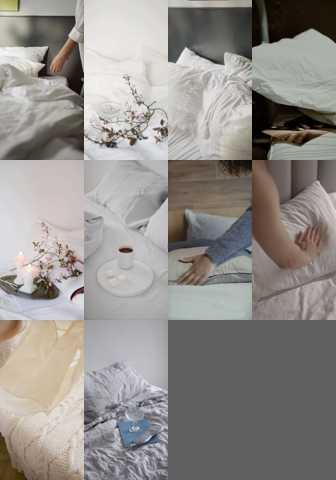
#> input picture preview.jpg, 336 x 480 px
$ python preview_b64.py ../preview.jpg
#> lines starting #> are read from the running program, lines starting #| are printed output that depends on the picture
#!/usr/bin/env python3
"""
画像をログへ出して**実装者が目で確かめる**ための道具。

【なぜ要るか】
開発サンドボックスは画像サイトへ出られず（CONNECT 403）、
private リポジトリの Release 資産も認証なしでは取れない。
つまり「取り寄せた素材を、使う前に見る」ができない状態だった。

★★見ていない素材を使って実際に失敗している（assets/NOTES.md の
  b-*.mp4 の件）。見る手段が無いなら、見る手段を作る方が先である。

【なぜこの形か】
・**1行で出す。** 200文字ずつ改行して出したら、受け取り側で継ぎ目が
  ずれて 11,840文字が 11,619文字になった。**壊れても気づけない。**
・**sha256 と文字数を併記する。** 長さだけでは中身のずれを検出できない。
  指紋が一致した時だけ「見た」と言える。
・**小さくする。** ログを流さないため、既定は1枚200px・品質50。

使い方:
    python3 scripts/preview_b64.py a.jpg b.jpg --cols 4 --max 160
"""
import argparse
import base64
import hashlib
import io
import sys

from PIL import Image

# ★既定値はここだけに置く。呼び出し側で同じ数字を書かない
DEFAULT_MAX = 200      # 1枚の長辺（px）
DEFAULT_COLS = 4       # 横に並べる枚数
DEFAULT_QUALITY = 50   # JPEG品質


def build_sheet(paths, cell, cols):
    """複数枚を格子に並べて1枚にする。1枚なら並べずそのまま縮小する。"""
#> called with cell = 200, cols = 4
    thumbs = []
    for p in paths:
        im = Image.open(p).convert('RGB')
#> im is the input picture: PIL image 336x480 RGB; mean R, G, B 146.9, 143, 139.2
        im.thumbnail((cell, cell))
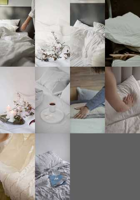
#> im: PIL image 140x200 RGB; mean R, G, B 146.9, 143, 139.2
        thumbs.append(im)
    if not thumbs:
        raise SystemExit('画像が1枚もありません。プレビューになっていません')
    if len(thumbs) == 1:
        return thumbs[0]

    cols = max(1, min(cols, len(thumbs)))
    rows = (len(thumbs) + cols - 1) // cols
    w = max(t.width for t in thumbs)
    h = max(t.height for t in thumbs)
    # ★背景は中間グレー。白でも黒でも、素材の端がどこまでか分からなくなる
    sheet = Image.new('RGB', (w * cols, h * rows), (96, 96, 96))
    for i, t in enumerate(thumbs):
        x = (i % cols) * w + (w - t.width) // 2
        y = (i // cols) * h + (h - t.height) // 2
        sheet.paste(t, (x, y))
    return sheet


def main():
    ap = argparse.ArgumentParser()
    ap.add_argument('paths', nargs='+')
    ap.add_argument('--max', type=int, default=DEFAULT_MAX)
    ap.add_argument('--cols', type=int, default=DEFAULT_COLS)
    ap.add_argument('--quality', type=int, default=DEFAULT_QUALITY)
    ap.add_argument('--out', default='preview.jpg',
                    help='この名前でも保存する（scripts/push_preview.sh が拾う）')
    a = ap.parse_args()

    sheet = build_sheet(a.paths, a.max, a.cols)
    buf = io.BytesIO()
    sheet.save(buf, format='JPEG', quality=a.quality)
    raw = buf.getvalue()
    b = base64.b64encode(raw).decode()

    # ★ファイルにも残す。**base64の転記は枚数が増えると破綻する**
    #   （8枚を並べたら14,852文字になり、写し取れなかった）。
    #   ログのbase64は1〜2枚の時の手段で、本命は push_preview.sh。
    if a.out:
        open(a.out, 'wb').write(raw)

    print('PREVIEW_B64 %dx%d n=%d chars=%d sha256=%s'
          % (sheet.width, sheet.height, len(a.paths), len(b),
             hashlib.sha256(raw).hexdigest()))
#| PREVIEW_B64 140x200 n=1 chars=5600 sha256=5c5ba8ab271a890fba15532222110f548b1c02fa9008e173dc0346d2444ce509
    print(b)
    # ★並び順を明記する。格子だけ見せても、どれがどのファイルか分からない
    print('PREVIEW_ORDER %s' % ' | '.join(a.paths))
#| PREVIEW_ORDER ../preview.jpg
    return 0


if __name__ == '__main__':
    sys.exit(main())
#> (the program exits here)
